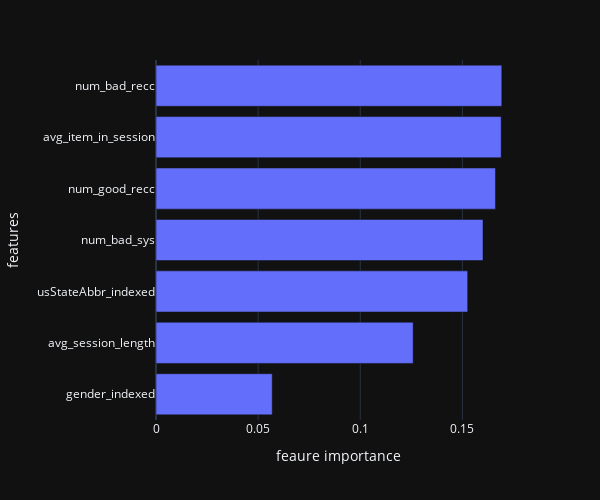

The cell this chart's notebook holds for it:
### Code cell
fig = px.bar(feature_importance_df, template='plotly_dark', orientation='h')
fig.update_layout(
    showlegend=False,
    autosize=False,
    width=600,
    height=500,
    yaxis=dict(
        title_text=x_label,
        tickmode="array",
        titlefont=dict(size=14)),
    xaxis=dict(
    title_text=y_label,
    tickmode="array",
    titlefont=dict(size=14)))

fig.show()

### Figure 1 — Plotly figure (JSON) as saved in the notebook; plotly's stock layout.template omitted (floating-point values rounded to 4 significant figures)
{"data": [{"alignmentgroup": "True", "hovertemplate": "variable=values<br>value=%{x}<br>index=%{y}<extra></extra>", "legendgroup": "values", "marker": {"color": "#636efa"}, "name": "values", "offsetgroup": "values", "orientation": "h", "showlegend": true, "textposition": "auto", "type": "bar", "x": [0.0569, 0.1259, 0.1526, 0.1601, 0.1662, 0.169, 0.1693], "xaxis": "x", "y": ["gender_indexed", "avg_session_length", "usStateAbbr_indexed", "num_bad_sys", "num_good_recc", "avg_item_in_session", "num_bad_recc"], "yaxis": "y"}], "layout": {"autosize": false, "barmode": "relative", "height": 500, "legend": {"title": {"text": "variable"}, "tracegroupgap": 0}, "margin": {"t": 60}, "showlegend": false, "width": 600, "xaxis": {"anchor": "y", "domain": [0, 1], "tickmode": "array", "title": {"font": {"size": 14}, "text": "feaure importance"}}, "yaxis": {"anchor": "x", "domain": [0, 1], "tickmode": "array", "title": {"font": {"size": 14}, "text": "features"}}}}
